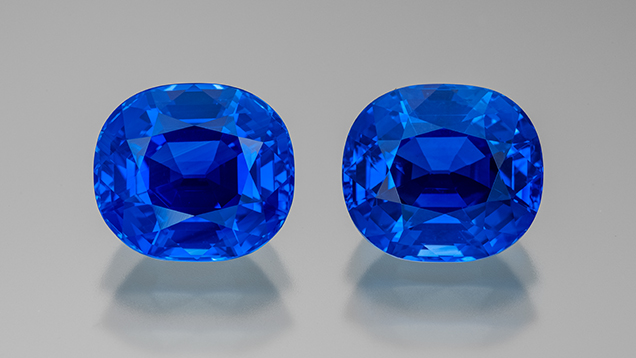
#> input picture question/sapphire.jpg, 636 x 358 px
$ jupyter execute q2.ipynb   (shell and % lines are left out)
#> lines starting #> are read from the running program, lines starting #| are printed output that depends on the picture
[cell 1]
import os
import cv2
import numpy as np
import matplotlib.pyplot as plt

# Q_DIR is one folder up where the question images sit
Q_DIR    = os.path.normpath(os.path.join(os.getcwd(), '..', 'question'))
SAVE_DIR = os.path.join(os.getcwd(), 'outputs')
os.makedirs(SAVE_DIR, exist_ok=True)

[cell 2]
# load the image and convert to LAB color space
# LAB keeps color (a, b) and brightness (L) separate,
# so we can touch only the brightness without messing up hue
img_bgr = cv2.imread(os.path.join(Q_DIR, 'sapphire.jpg'))
#> img_bgr is the input picture: shape (358, 636, 3); mean B, G, R 169, 137.3, 123.1
img_rgb = cv2.cvtColor(img_bgr, cv2.COLOR_BGR2RGB)

lab     = cv2.cvtColor(img_bgr, cv2.COLOR_BGR2LAB)
#> lab: shape (358, 636, 3); mean of channels 0, 1, 2 147.7, 136.6, 110.3
L, a, b = cv2.split(lab)
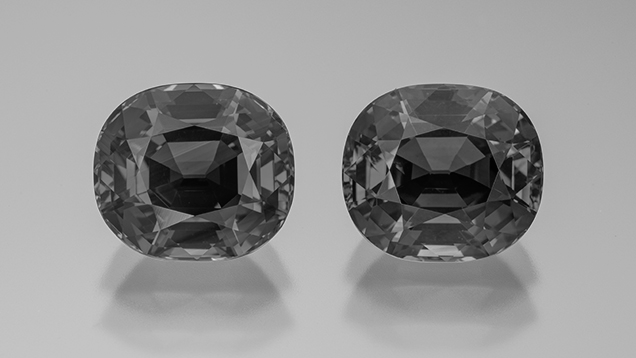
#> L: shape (358, 636); min 0, max 233, mean 147.7
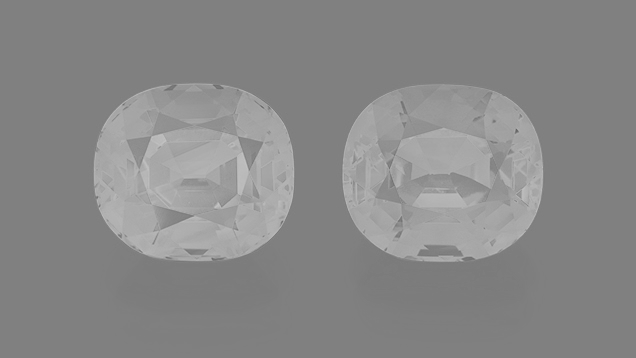
#> a: shape (358, 636); min 100, max 197, mean 136.6
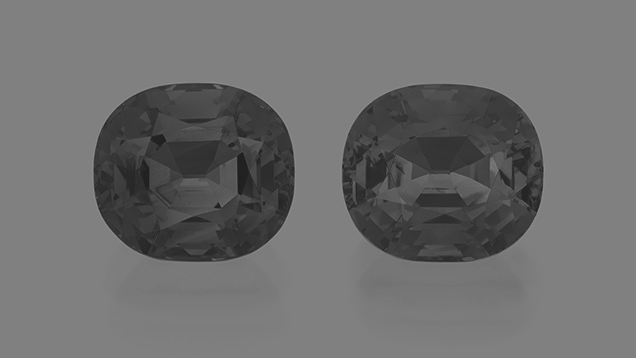
#> b: shape (358, 636); min 26, max 145, mean 110.3

[cell 3]
# apply gamma = 0.45 only to the L channel
# this mimics a monitor gamma correction - brightens without shifting colors
L_norm = L.astype(np.float64) / 255.0
gamma  = 0.45
L_corr = np.power(L_norm, gamma)
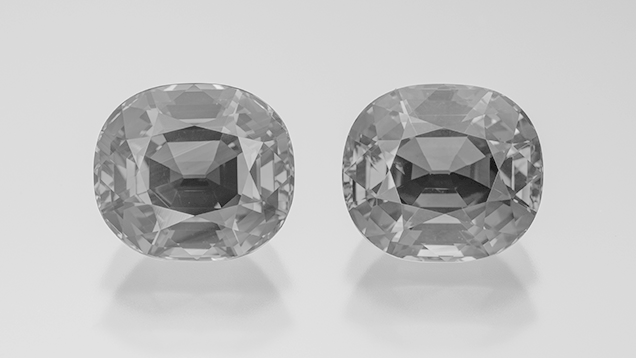
#> L_corr: shape (358, 636) float64; min 0, max 0.96, mean 0.764
L_corr = (L_corr * 255).astype(np.uint8)

# put the corrected L back with the original a and b, then convert to RGB
lab_corr = cv2.merge([L_corr, a, b])
#> lab_corr: shape (358, 636, 3); mean of channels 0, 1, 2 194.3, 136.6, 110.3
result   = cv2.cvtColor(lab_corr, cv2.COLOR_LAB2RGB)
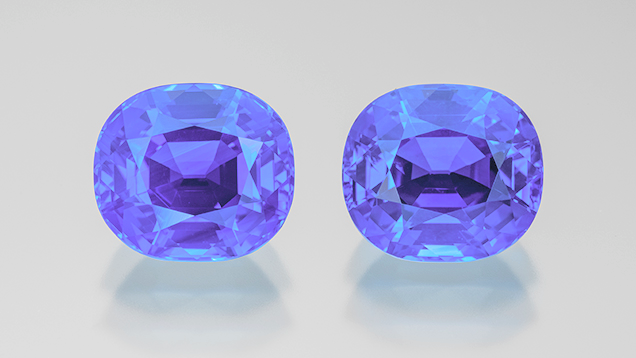
#> result: shape (358, 636, 3); mean R, G, B 182.6, 185.1, 216

[cell 4]
# top row: before and after images
# bottom row: L channel histograms to show how brightness shifted
fig, axes = plt.subplots(2, 2, figsize=(10, 8))

axes[0, 0].imshow(img_rgb)
axes[0, 0].set_title('Original')
axes[0, 0].axis('off')

axes[0, 1].imshow(result)
axes[0, 1].set_title(f'After gamma correction (γ = {gamma}) on L*')
axes[0, 1].axis('off')

axes[1, 0].hist(L.ravel(), bins=256, range=(0, 255), color='steelblue')
axes[1, 0].set_title('L channel - original')
axes[1, 0].set_xlim([0, 255])

axes[1, 1].hist(L_corr.ravel(), bins=256, range=(0, 255), color='steelblue')
axes[1, 1].set_title('L channel - corrected')
axes[1, 1].set_xlim([0, 255])

plt.tight_layout()
plt.savefig(os.path.join(SAVE_DIR, 'q2_lab_gamma.png'), dpi=150)
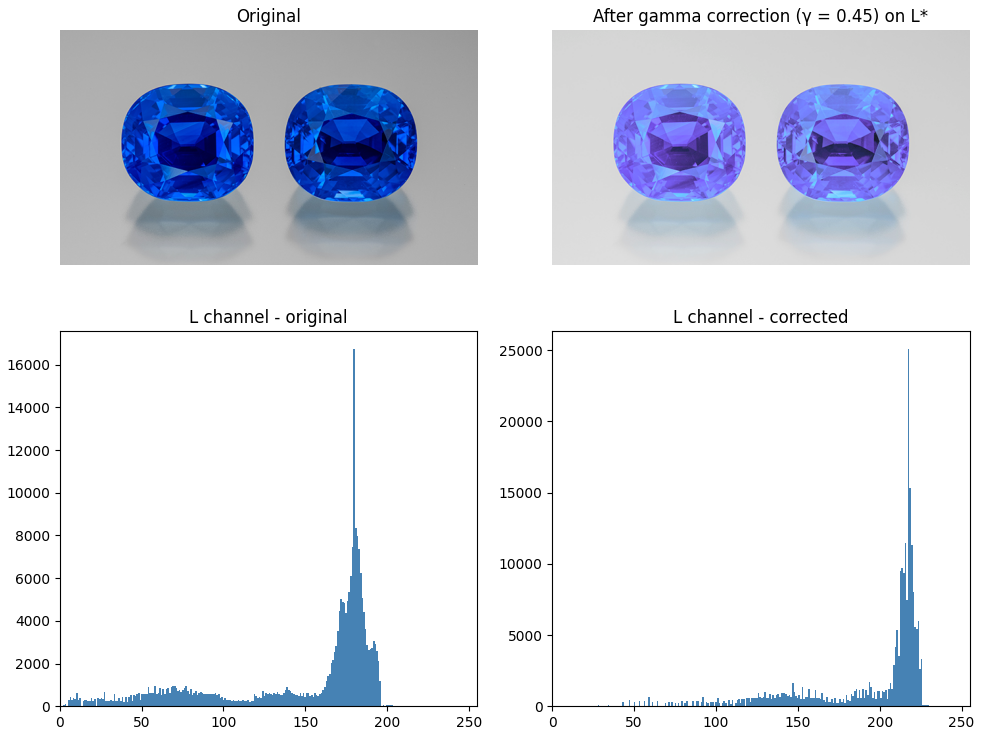
#> figure drawn by matplotlib, 4 panels; panel 3: tallest bar 16723 high, from x = 179.3 to 180.3; panel 4: tallest bar 25063 high, from x = 217.1 to 218.1
plt.show()

$ run again, with question/rice.png saved as question/sapphire.jpg
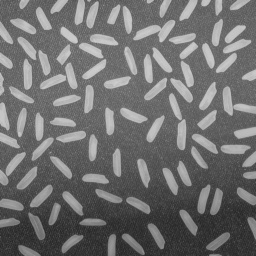
#> input picture question/rice.png, 256 x 256 px
#> img_bgr is the input picture: shape (256, 256, 3); min 36, max 207, mean 111.2
#> lab: shape (256, 256, 3); mean of channels 0, 1, 2 118.3, 128, 128
#> a: shape (256, 256); every value is 128
#> `L_corr = np.power(L_norm, gamma)`:
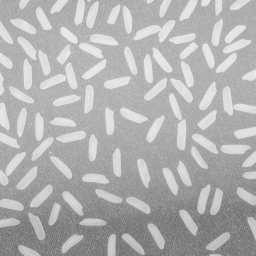
#> L_corr: shape (256, 256) float64; min 0.414, max 0.92, mean 0.696
#> lab_corr: shape (256, 256, 3); mean of channels 0, 1, 2 176.9, 128, 128
#> `plt.savefig(os.path.join(SAVE_DIR, 'q2_lab_gamma.png'), dpi=150)`:
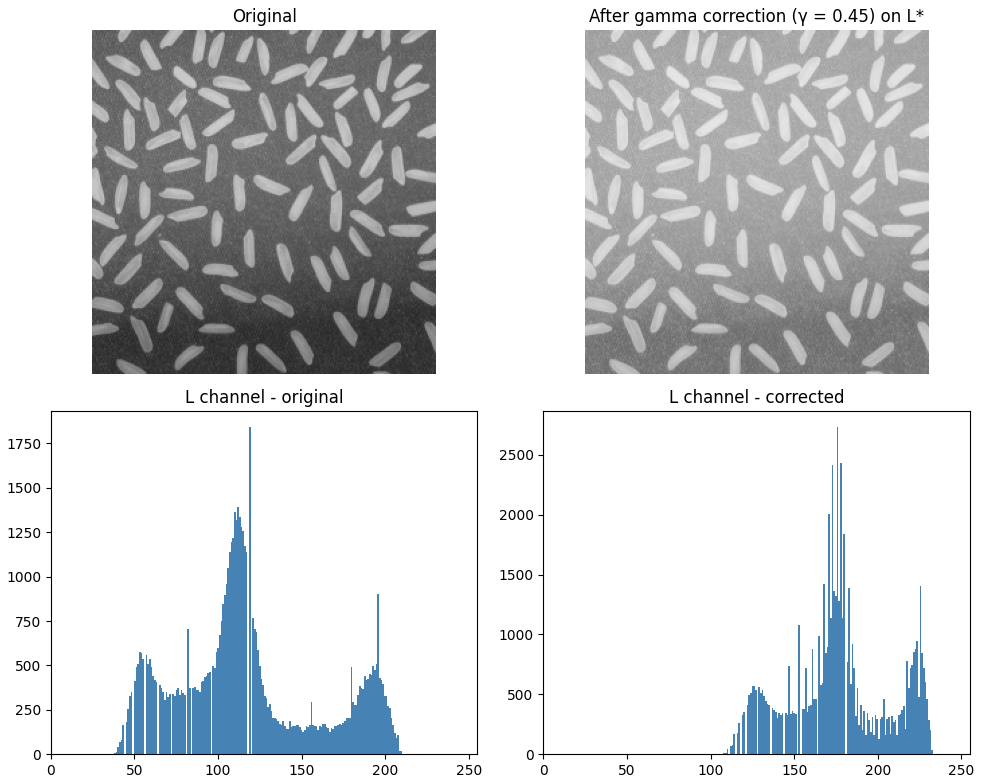
#> figure drawn by matplotlib, 4 panels; panel 3: tallest bar 1841 high, from x = 118.5 to 119.5; panel 4: tallest bar 2729 high, from x = 175.3 to 176.3
